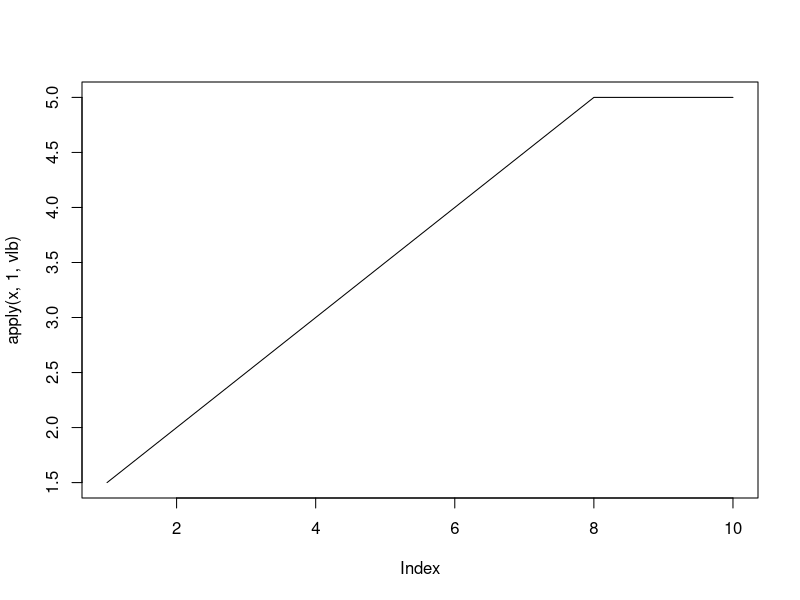

The R source for this figure:


### von leibig function y=min(1+0.5, 5))

vlb <-function(x){
min(1+0.5*x, 5)
}

x <- matrix(seq(1,10))

plot(apply(x, 1, vlb), type="l")
